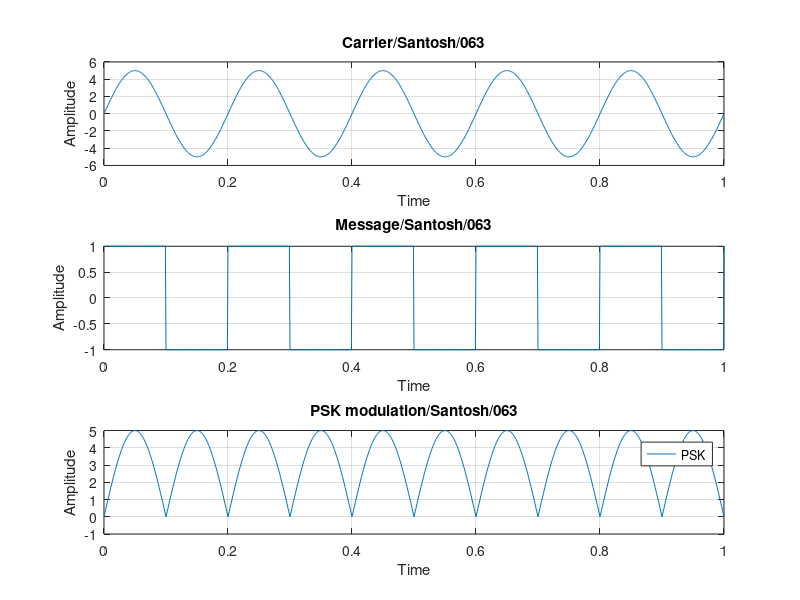

Write MATLAB code to recreate this figure.
%construct an PSK modulated signal

clc;
close all;
clear all ;
t=0:0.001:1;
fc=input('enter frequency of carrier sine wave ');  %fc=40
fm=input('enter message frequency ');    %fm=10
amp=input('enter amplitude for both carrier and message '); %amp=5
x=amp.*sin(2*pi*fc*t);
subplot(311);
plot(t,x);
xlabel('Time');
ylabel('Amplitude');
title('Carrier/Santosh/063');
grid on;

y=square(2*pi*fm*t);
subplot(312);
plot(t,y);
xlabel('Time');
ylabel('Amplitude');
title('Message/Santosh/063');
grid on;

a=x.*y;
subplot(313);
plot(t,a);
xlabel('Time');
ylabel('Amplitude');
title('PSK modulation/Santosh/063');
legend('PSK')
grid on;
